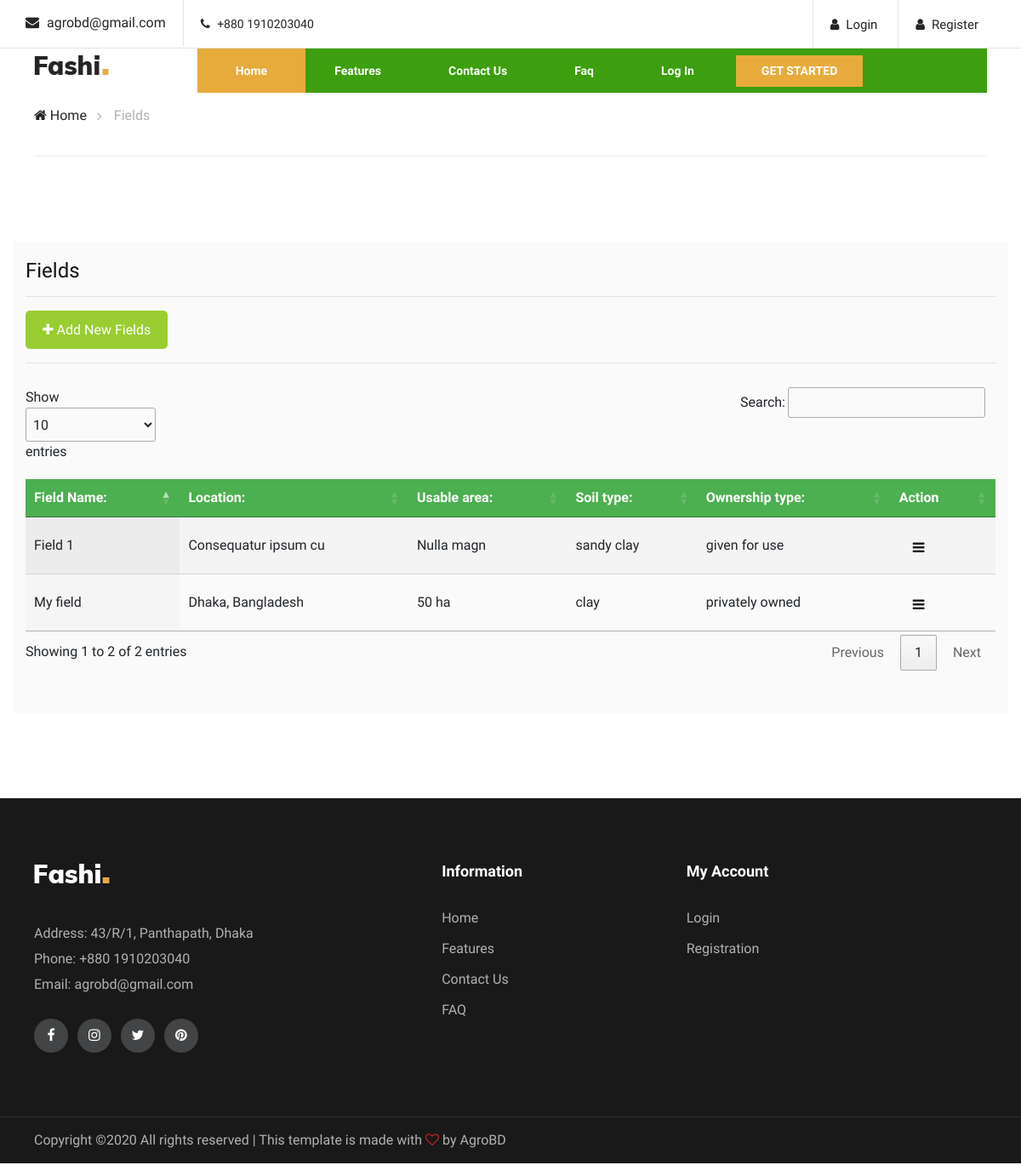
Before: /fieldsShow.php with the older database file.
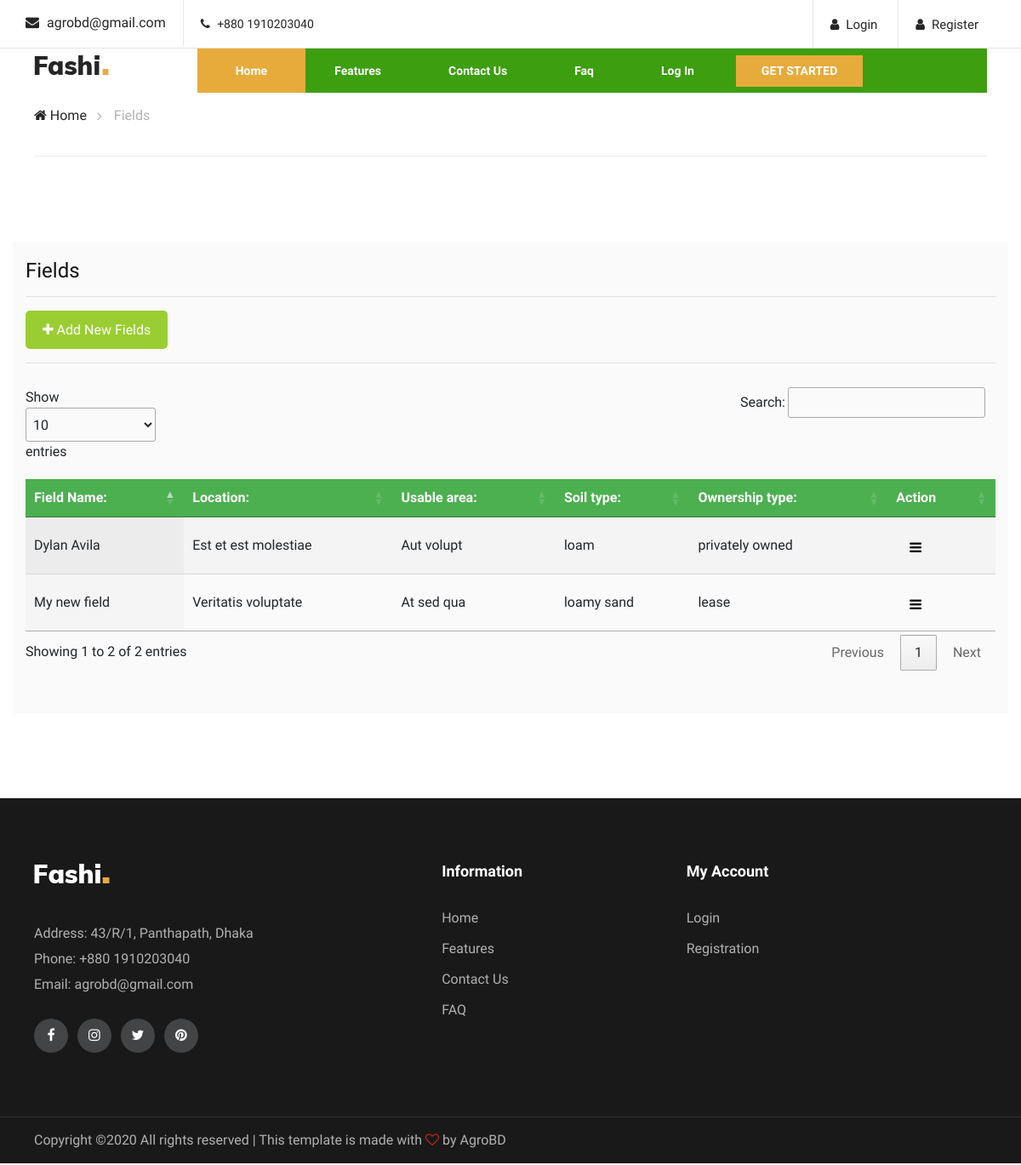
After: the same page with the newer database file.
### tables this page shows
CREATE TABLE `fields` (
  `f_id` int(11) NOT NULL,
  `field_name` varchar(20) NOT NULL,
  `location` varchar(50) NOT NULL,
  `usable_area` varchar(10) NOT NULL,
  `soil_type` varchar(20) NOT NULL,
  `ownership_type` varchar(20) NOT NULL,
  `cropProduction_id` int(11) DEFAULT NULL,
  `uid` int(11) NOT NULL,
  `created_at` timestamp NOT NULL DEFAULT current_timestamp() ON UPDATE current_timestamp()
);

### fieldsShow.php (the view, shortened to what this page needs)
<?php include'includes/head.php';
include'includes/navbar.php';
$conn = connect();
?>
</head>
<body>
    <div class="breacrumb-section">
        <div class="container">
            <div class="row">
                <div class="col-lg-12">
                    <div class="breadcrumb-text">
                        <a href="index"><i class="fa fa-home"></i> Home</a>
                        <span>Fields</span>
                    </div>
                </div>
            </div>
        </div>
    </div>
    <section class="homenav">
        <div class="container production_box">
            <div class="">
                <h4>Fields</h4>
                <hr>
                <div class="">
                    <button id="myBtn" style="float: none;"><i class="fa fa-plus" aria-hidden="true"></i> Add New
                        Fields</button>
                    <hr>
                    <table id="example" class="display">
                        <thead>
                            <tr>
                                <th>Field Name:</th>
                                <th>Location:</th>
                                <th>Usable area:</th>
                                <th>Soil type:</th>
                                <th>Ownership type:</th>
                                <th>Action</th>
                            </tr>
                        </thead>
                        <tbody>
                            <?php
                            $sql= "SELECT * FROM fields";
                            $result = $conn->query($sql);
                                while ($row = $result-> fetch_assoc()):
                            ?>
                            <tr>
                                <td><?php echo $row["field_name"]; ?></td>
                                <td><?php echo $row["location"]; ?></td>
                                <td><?php echo $row["usable_area"]; ?></td>
                                <td><?php echo $row["soil_type"]; ?></td>
                                <td><?php echo $row["ownership_type"]; ?></td>
                                <td>
                                    <div class="dropdown">
                                        <button class="dropbtn"><i class="fa fa-bars"></i></button>
                                    </div>
                                </td>
                            </tr>
                            <?php endwhile;?>
                        </tbody>
                    </table>
                </div>
            </div>
    </section>
    <?php
include'includes/footer.php';
?>
</body>
</html>

Changed rows visible on the page:
removed fields: field_name "Field 1", location "Consequatur ipsum cu", usable_area "Nulla magn", soil_type "sandy clay", ownership_type "given for use"
removed fields: field_name "My field", location "Dhaka, Bangladesh", usable_area "50 ha", soil_type "clay", ownership_type "privately owned"
added fields: field_name "My new field", location "Veritatis voluptate", usable_area "At sed qua", soil_type "loamy sand", ownership_type "lease"
added fields: field_name "Dylan Avila", location "Est et est molestiae", usable_area "Aut volupt", soil_type "loam", ownership_type "privately owned"
